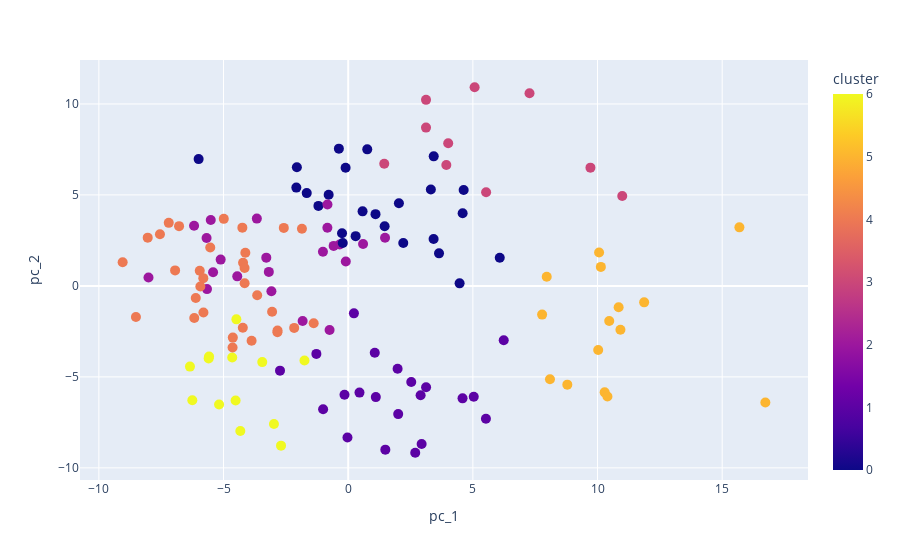

Source (notebook cell):
### Code cell
cluster_2019 = Cluster(dataframes['df_2019'], 7, 'gaussian')
cluster_2019.visualize_clusters()

### Figure 1 — Plotly figure (JSON) as saved in the notebook; plotly's stock layout.template omitted (floating-point values rounded to 4 significant figures; data arrays with more than 128 entries replaced by an {"elided": "..."} marker saying what was removed)
{"data": [{"customdata": {"elided": "138x1 str values"}, "hovertemplate": "<b>%{hovertext}</b><br><br>pc_1=%{x}<br>pc_2=%{y}<br>Bezirk=%{customdata[0]}<br>cluster=%{marker.color}<extra></extra>", "hovertext": {"elided": "138 str values"}, "legendgroup": "", "marker": {"color": {"elided": "138 int values"}, "coloraxis": "coloraxis", "size": 10, "symbol": "circle"}, "mode": "markers", "name": "", "orientation": "v", "showlegend": false, "type": "scatter", "x": {"elided": "138 float values"}, "xaxis": "x", "y": {"elided": "138 float values"}, "yaxis": "y"}], "layout": {"coloraxis": {"colorbar": {"title": {"text": "cluster"}}, "colorscale": [[0, "#0d0887"], [0.1111, "#46039f"], [0.2222, "#7201a8"], [0.3333, "#9c179e"], [0.4444, "#bd3786"], [0.5556, "#d8576b"], [0.6667, "#ed7953"], [0.7778, "#fb9f3a"], [0.8889, "#fdca26"], [1, "#f0f921"]]}, "legend": {"tracegroupgap": 0}, "margin": {"t": 60}, "xaxis": {"anchor": "y", "domain": [0, 1], "title": {"text": "pc_1"}}, "yaxis": {"anchor": "x", "domain": [0, 1], "title": {"text": "pc_2"}}}}
